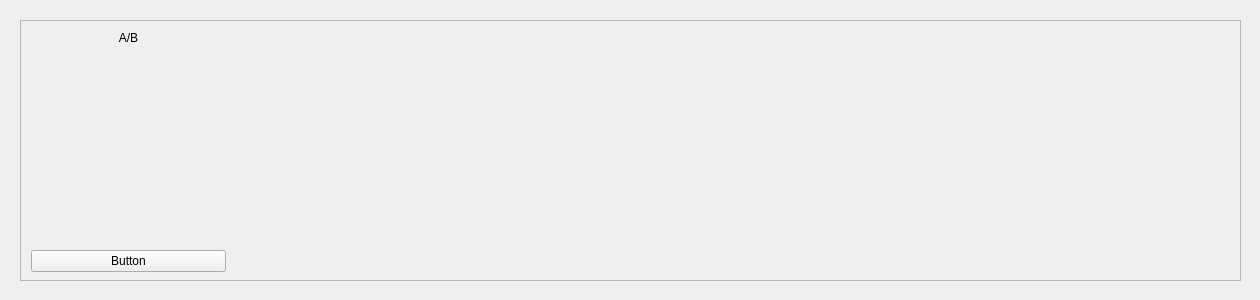
<?xml version="1.0" encoding="UTF-8"?>
<ui version="4.0">
 <class>AB_widget</class>
 <widget class="QWidget" name="AB_widget">
  <property name="geometry">
   <rect>
    <x>0</x>
    <y>0</y>
    <width>1260</width>
    <height>300</height>
   </rect>
  </property>
  <property name="windowTitle">
   <string>Form</string>
  </property>
  <widget class="QWidget" name="widget_6" native="true">
   <property name="geometry">
    <rect>
     <x>10</x>
     <y>10</y>
     <width>1241</width>
     <height>281</height>
    </rect>
   </property>
   <widget class="QFrame" name="frame">
    <property name="geometry">
     <rect>
      <x>10</x>
      <y>10</y>
      <width>1221</width>
      <height>261</height>
     </rect>
    </property>
    <property name="frameShape">
     <enum>QFrame::StyledPanel</enum>
    </property>
    <property name="frameShadow">
     <enum>QFrame::Raised</enum>
    </property>
    <widget class="QWidget" name="layoutWidget">
     <property name="geometry">
      <rect>
       <x>11</x>
       <y>11</y>
       <width>1201</width>
       <height>241</height>
      </rect>
     </property>
     <layout class="QHBoxLayout" name="horizontalLayout">
      <item>
       <layout class="QVBoxLayout" name="verticalLayout">
        <item>
         <widget class="QLabel" name="label_2">
          <property name="text">
           <string>A/B</string>
          </property>
          <property name="alignment">
           <set>Qt::AlignCenter</set>
          </property>
         </widget>
        </item>
        <item>
         <spacer name="verticalSpacer">
          <property name="orientation">
           <enum>Qt::Vertical</enum>
          </property>
          <property name="sizeHint" stdset="0">
           <size>
            <width>20</width>
            <height>40</height>
           </size>
          </property>
         </spacer>
        </item>
        <item>
         <widget class="QPushButton" name="pushButton_2">
          <property name="text">
           <string>Button</string>
          </property>
         </widget>
        </item>
       </layout>
      </item>
      <item>
       <widget class="channel_widget" name="widget" native="true"/>
      </item>
      <item>
       <widget class="channel_widget" name="widget_2" native="true"/>
      </item>
      <item>
       <widget class="channel_widget" name="widget_3" native="true"/>
      </item>
      <item>
       <widget class="channel_widget" name="widget_4" native="true"/>
      </item>
      <item>
       <widget class="channel_widget" name="widget_5" native="true"/>
      </item>
     </layout>
    </widget>
   </widget>
  </widget>
 </widget>
 <customwidgets>
  <customwidget>
   <class>channel_widget</class>
   <extends>QWidget</extends>
   <header>channel_widget.h</header>
   <container>1</container>
  </customwidget>
 </customwidgets>
 <resources/>
 <connections/>
</ui>
